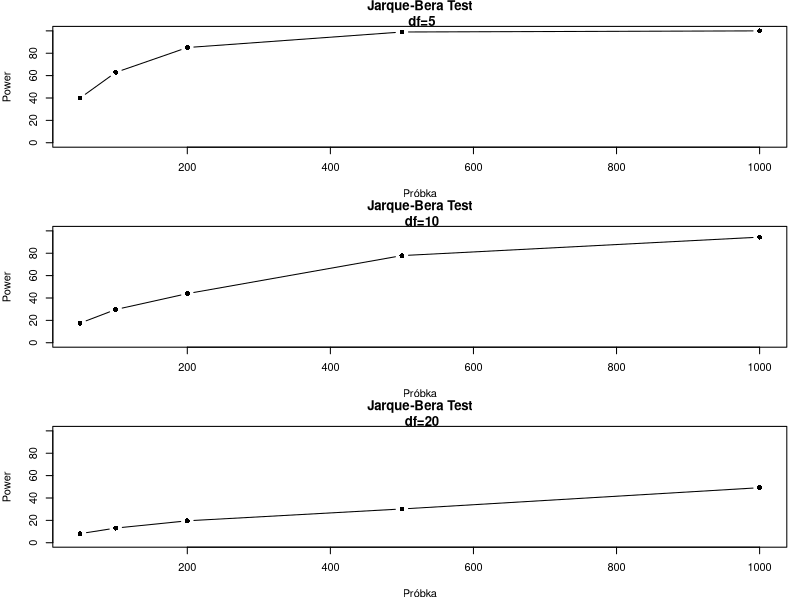
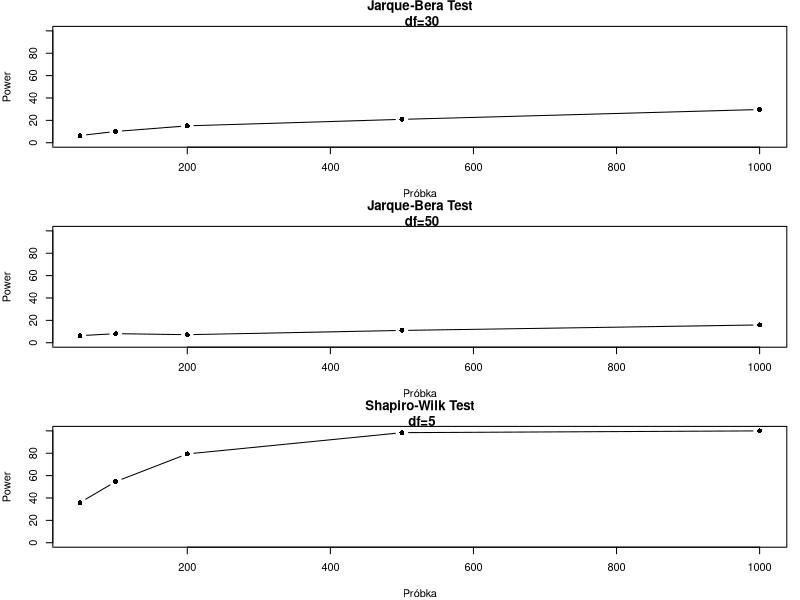
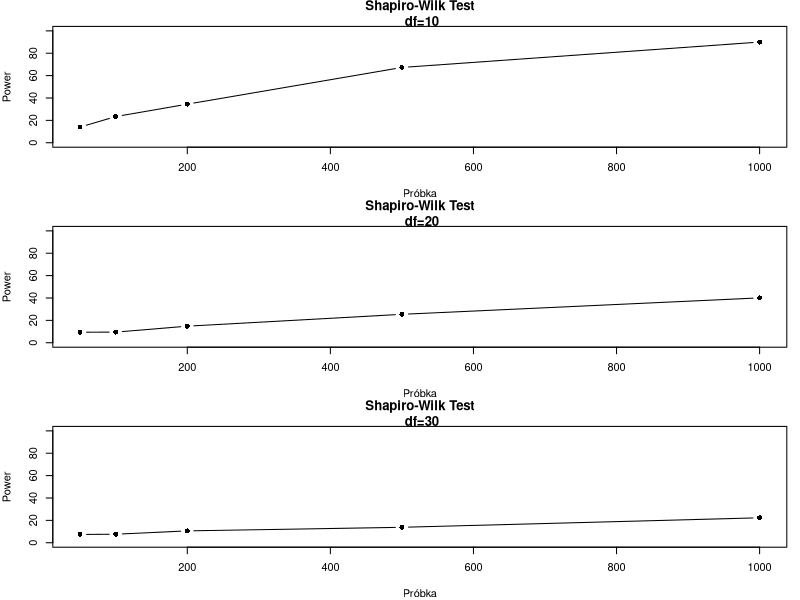
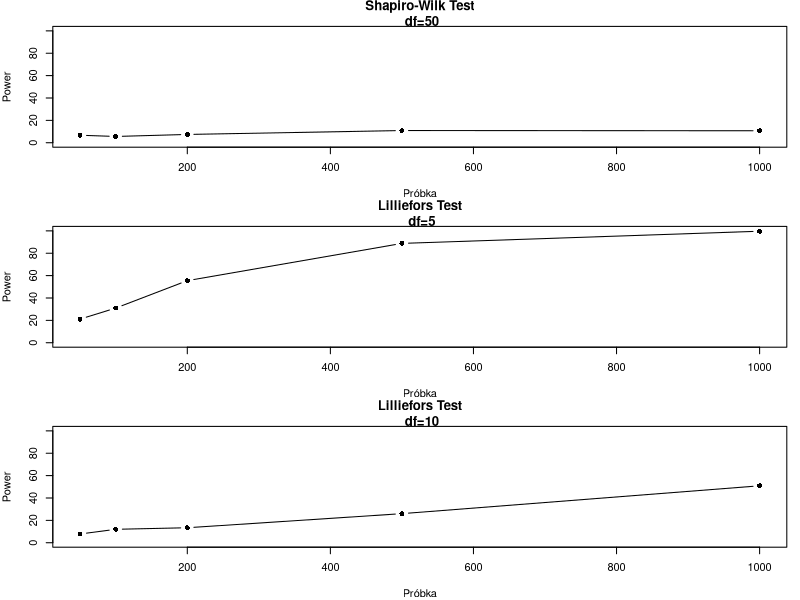
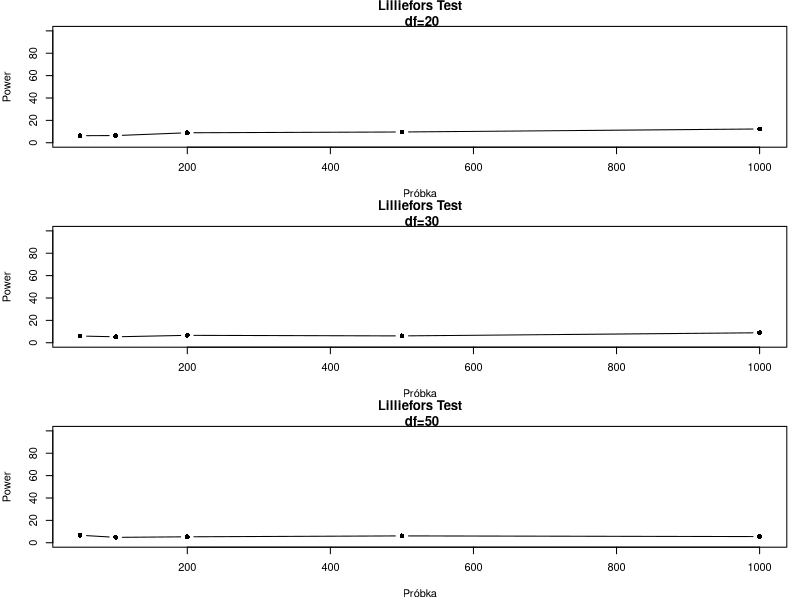

These charts were generated, in order, by the following R code:
## ---- chunk 1
knitr::opts_chunk$set(echo = TRUE)
## ---- chunk 2
library(ggplot2)
library(nortest)
library(stats)
library(tseries)
## ---- chunk 3

# Function to generate samples from Student's t-distribution
generate_samples <- function(n, df) {
  return(rt(n, df))
}

# Function to perform the Jarque-Bera test and calculate the power
calculate_jb_power <- function(n, df) {
  num_trials <- 1000
  num_rejections <- 0
  
  for (i in 1:num_trials) {
    # Generate samples from the t-distribution
    samples <- generate_samples(n, df)
    
    # Perform the Jarque-Bera test
    jb_test <- jarque.bera.test(samples)
    
    # Check if the null hypothesis is rejected
    if (jb_test$p.value < 0.05) {
      num_rejections <- num_rejections + 1
    }
  }
  
  power <- num_rejections / num_trials * 100
  return(power)
}

# Function to perform the Shapiro-Wilk test and calculate the power
calculate_sw_power <- function(n, df) {
  num_trials <- 1000
  num_rejections <- 0
  
  for (i in 1:num_trials) {
    # Generate samples from the t-distribution
    samples <- generate_samples(n, df)
    
    # Perform the Shapiro-Wilk test
    sw_test <- shapiro.test(samples)
    
    # Check if the null hypothesis is rejected
    if (sw_test$p.value < 0.05) {
      num_rejections <- num_rejections + 1
    }
  }
  
  power <- num_rejections / num_trials * 100
  return(power)
}

# Function to perform the Lilliefors test and calculate the power
calculate_lilliefors_power <- function(n, df) {
  num_trials <- 1000
  num_rejections <- 0
  
  for (i in 1:num_trials) {
    # Generate samples from the t-distribution
    samples <- generate_samples(n, df)
    
    # Perform the Lilliefors test
    lilliefors_test <- lillie.test(samples)
    
    # Check if the null hypothesis is rejected
    if (lilliefors_test$p.value < 0.05) {
      num_rejections <- num_rejections + 1
    }
  }
  
  power <- num_rejections / num_trials * 100
  return(power)
}

## ---- chunk 4
# Sample sizes to consider
sample_sizes <- c(50, 100, 200, 500, 1000)

# Degrees of freedom to consider
df_values <- c(5, 10, 20, 30, 50)

# Initialize result matrices
jb_results <- matrix(0, nrow = length(df_values), ncol = length(sample_sizes))
sw_results <- matrix(0, nrow = length(df_values), ncol = length(sample_sizes))
lilliefors_results <- matrix(0, nrow = length(df_values), ncol = length(sample_sizes))
colnames(jb_results) <- sample_sizes
colnames(sw_results) <- sample_sizes
colnames(lilliefors_results) <- sample_sizes
rownames(jb_results) <- df_values
rownames(sw_results) <- df_values
rownames(lilliefors_results) <- df_values

## ---- chunk 5

# Perform simulations for each sample size and degrees of freedom
for (i in 1:length(df_values)) {
  for (j in 1:length(sample_sizes)) {
    df <- df_values[i]
    n <- sample_sizes[j]
    jb_results[i, j] <- calculate_jb_power(n, df)
    sw_results[i, j] <- calculate_sw_power(n, df)
    lilliefors_results[i, j] <- calculate_lilliefors_power(n, df)
  }
}

## ---- chunk 6

# Plotting the results
par(mfrow = c(3, 1), mar = c(4, 4, 2, 1))
df_labels <- c("df=5", "df=10", "df=20", "df=30", "df=50")

for (i in 1:length(df_values)) {
  plot(
    sample_sizes, jb_results[i, ],
    type = "b", pch = 16, ylim = c(0, 100),
    xlab = "Próbka", ylab = "Power",
    main = paste("Jarque-Bera Test\n", df_labels[i])
  )
}

for (i in 1:length(df_values)) {
  plot(
    sample_sizes, sw_results[i, ],
    type = "b", pch = 16, ylim = c(0, 100),
    xlab = "Próbka", ylab = "Power",
    main = paste("Shapiro-Wilk Test\n", df_labels[i])
  )
}

for (i in 1:length(df_values)) {
  plot(
    sample_sizes, lilliefors_results[i, ],
    type = "b", pch = 16, ylim = c(0, 100),
    xlab = "Próbka", ylab = "Power",
    main = paste("Lilliefors Test\n", df_labels[i])
  )
}
